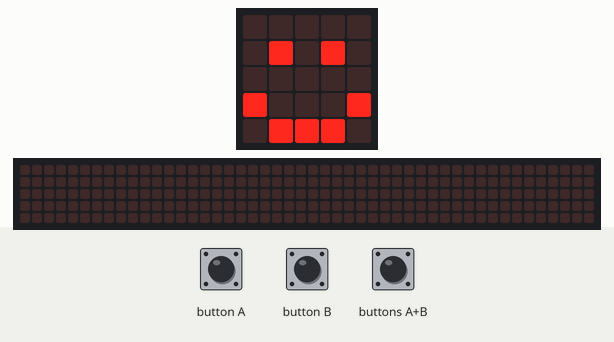
A program run on a simulated BBC micro:bit running MicroPython. Parts: the board's 5×5 LED display, a strip that is not on the board, showing the scrolling text unrolled. The inputs (shaded band) are chosen by the test bench. The 48×5 strip is a reading aid, not a part: it shows the text the display is scrolling, unrolled, one strip-width of it at a time.

Above: at 1.2 s.
1.3 s: button A pressed for 0.15 s
At 1.37 s:
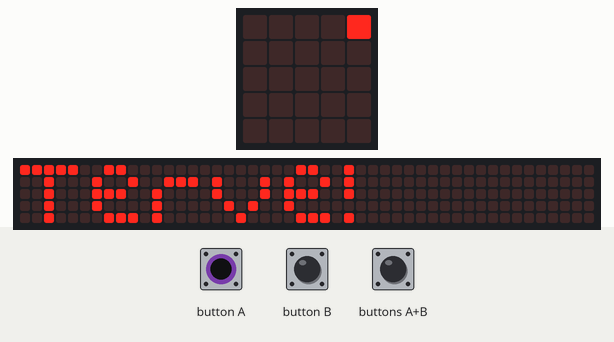
5.7 s: button B pressed for 3.2 s
At 6.9 s:
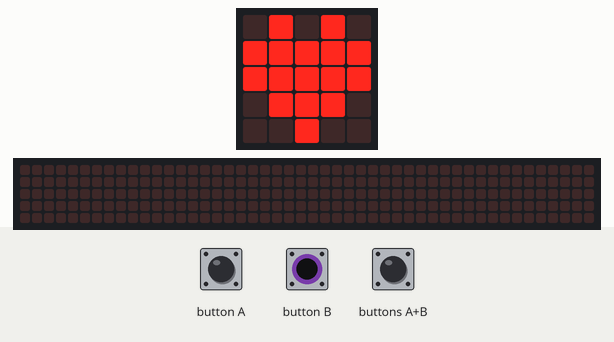
At 8.8 s:
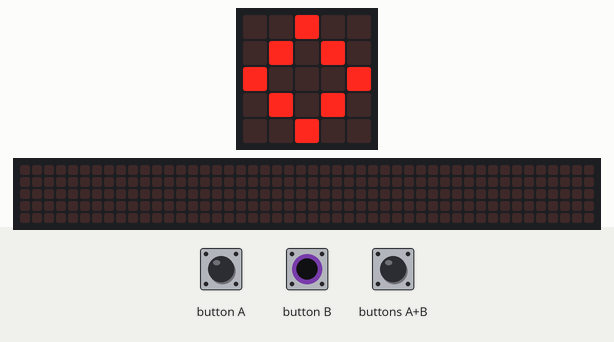
10.4 s: button B pressed for 1 s
13.9 s: buttons A+B pressed for 0.15 s
17.0 s: button B pressed for 0.15 s
Timing chart, 0 to 20.0 s (numbered marks = the images above; inputs shaded):
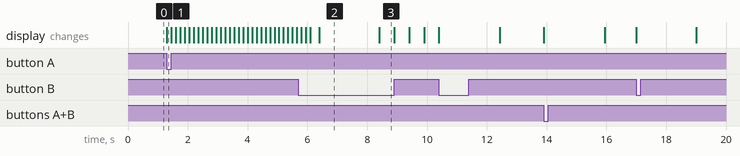

The program:

napit_ja_lednaytto.py
```python
from microbit import *  # Tuodaan microbit kirjaston funktiot kayttoon.


# Jatkuva toistettavass while -silmukassa valitaan napinpainallusten perusteella suoritettava ehtolause. elif = else if
while True:
    if button_a.is_pressed():  # Jos a-nappainta pidetaan pohjassa, niin..
        display.scroll("Terve!")  # Naytossa juoksee teksti.

    elif button_b.was_pressed():  # Jos b-nappainta painettiin..
        display.show(Image.HEART)  # naytossa sydan 2 s ajan.
        sleep(2000)  # Odota 2 s eli 2000 millisekunttia
        display.clear()  # Tyhjenna naytto.
    # Kuva-animaatio, naytetaan kuvia 0.5 sekunnin valein. Yksittainen ledi sytytetetaan display.set_pixel(x,y,b)
    # b = kirkkaus valilla 0...9. Ledi vasen ylakulma koordinaatit (0,0), oikea-alakulma (4,4).

    elif (button_b.is_pressed() and button_a.was_pressed()):  # Jos b pidetaan pohjassa ja painetaan a:ta..
        display.show(Image.DIAMOND)  # Valmis kuva  microbitin kirjastosta.
        sleep(500)
        display.show(Image.DIAMOND_SMALL)
        sleep(500)
        display.clear()
        display.set_pixel(2,2,9)  # Sytyta keskimmainen ledi, jonka koordinaatit (x,y)= (2,2) ja kirkkaus 9.
        sleep(500)

    else:  # Jos nappeja ei paineta, piirretaan hymio.
        display.show(Image.HAPPY)
```

Measured:
- after the input at 1.3 s, the display: changes at once (image 1)
- after the input at 5.7 s, the display: first differs from a run without the input after 0.70 s (image 2)
- what the display in image 2 shows lasts 2.0 s, from 6.4 s to 8.4 s
